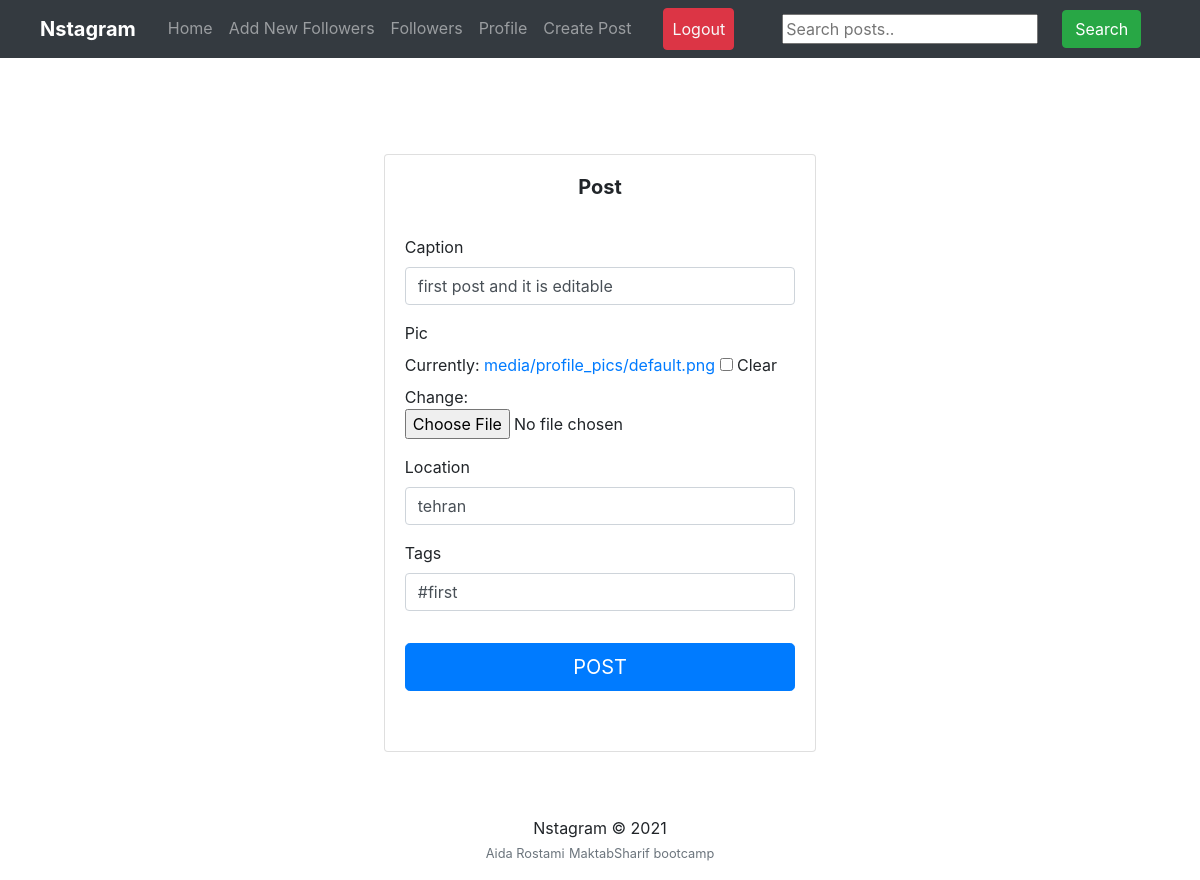
Page /post/2/update/ (signed in) on the committed database.
### apps/posts/models/post.py (models this page shows, shortened)
class Post(models.Model):
    description = models.CharField('Caption', max_length=255, blank=True)
    pic = models.ImageField(default='media/profile_pics/default.png', upload_to='post/pic', blank=True, null=True)
    date_posted = models.DateTimeField(default=timezone.now)
    user_name = models.ForeignKey(User, on_delete=models.CASCADE)
    location = models.CharField('Location', max_length=200, blank=True)
    tags = models.CharField('Tags', max_length=100, blank=True)
    class Meta:
        ordering = ['-date_posted']

### apps/posts/views.py (the view, shortened to what this page needs)
# urls.py: path('post/<int:pk>/update/', PostUpdateView.as_view(), name='post-update'),
class PostUpdateView(LoginRequiredMixin, UserPassesTestMixin, UpdateView):
    model = Post
    fields = ['description', 'pic', 'location', 'tags']
    template_name = 'posts/create_post.html'
    def test_func(self):
        post = self.get_object()
        if self.request.user == post.user_name:
            return True
        return False

### apps/posts/templates/posts/create_post.html (shortened to what this page needs)
<!DOCTYPE html>
<html lang="en">
<head>
</head>
<body>
{% extends "posts/layout.html" %} {% load crispy_forms_tags %}
{% block searchform %}
<form
  class="form-inline my-2 my-lg-0 ml-5"
  action="{% url 'search_posts' %}"
  method="get"
>
  <input name="p" type="text" placeholder="Search posts.." />
  <button class="btn btn-success my-2 my-sm-0 ml-4" type="submit">
    Search
  </button>
</form>
{% endblock searchform %} {% block content %}
<br /><br />
<div class="container">
  <div class="row">
    <div class="col-sm-9 col-md-7 col-lg-5 mx-auto">
      <div class="card card-signin my-5">
        <div class="card-body">
          <h5 class="card-title text-center"><b>Post</b></h5>
          <form class="form-signin" method="POST" enctype="multipart/form-data">
            <fieldset class="form-group">
              <br />
              {{ form|crispy }}
            </fieldset>
            <div class="form-group">
              <button
                class="btn btn-lg btn-primary btn-block text-uppercase"
                type="submit">
                Post</button>
                <br />
            </div>
          </form>
        </div>
      </div>
    </div>
  </div>
</div>
{% endblock content %} {% block jsfiles %}{% endblock jsfiles %}

### rows in the picture
Post: description "first post and it is editable", location "tehran", tags "#first"
